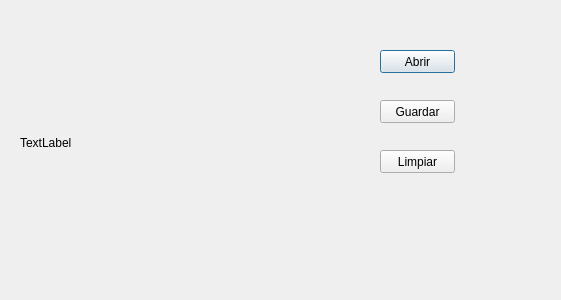
<?xml version="1.0" encoding="UTF-8"?>
<ui version="4.0">
 <class>Dialog</class>
 <widget class="QDialog" name="Dialog">
  <property name="geometry">
   <rect>
    <x>0</x>
    <y>0</y>
    <width>561</width>
    <height>300</height>
   </rect>
  </property>
  <property name="windowTitle">
   <string>Dialog</string>
  </property>
  <widget class="QLabel" name="imagen">
   <property name="geometry">
    <rect>
     <x>20</x>
     <y>22</y>
     <width>241</width>
     <height>241</height>
    </rect>
   </property>
   <property name="text">
    <string>TextLabel</string>
   </property>
  </widget>
  <widget class="QPushButton" name="btnAbrir">
   <property name="geometry">
    <rect>
     <x>380</x>
     <y>50</y>
     <width>75</width>
     <height>23</height>
    </rect>
   </property>
   <property name="text">
    <string>Abrir</string>
   </property>
  </widget>
  <widget class="QPushButton" name="btnGuardar">
   <property name="geometry">
    <rect>
     <x>380</x>
     <y>100</y>
     <width>75</width>
     <height>23</height>
    </rect>
   </property>
   <property name="text">
    <string>Guardar</string>
   </property>
  </widget>
  <widget class="QPushButton" name="btnLimpiar">
   <property name="geometry">
    <rect>
     <x>380</x>
     <y>150</y>
     <width>75</width>
     <height>23</height>
    </rect>
   </property>
   <property name="text">
    <string>Limpiar</string>
   </property>
  </widget>
 </widget>
 <resources/>
 <connections/>
</ui>
